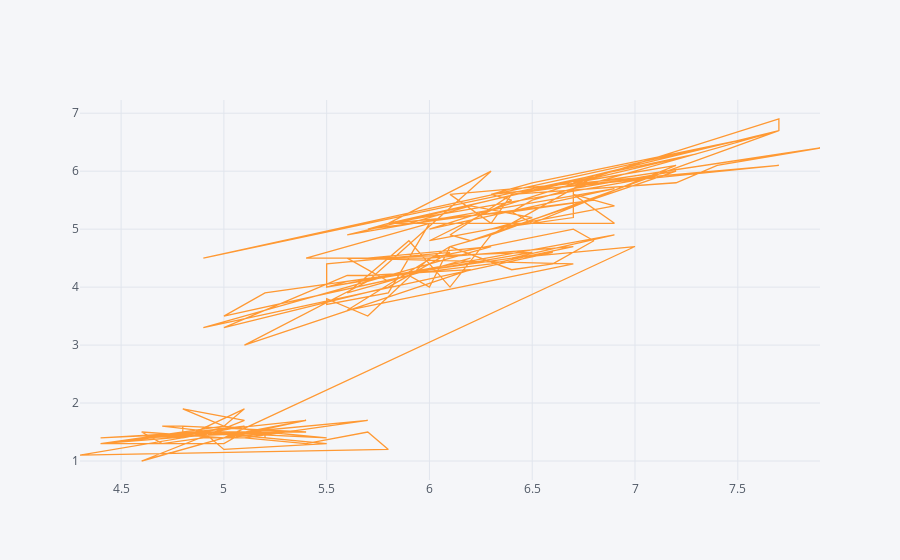

The notebook cell this image was saved under:
### Code cell
df.iplot(x='SepalLengthCm',y='PetalLengthCm')
# line graph is default

### Figure 1 — Plotly figure (JSON) as saved in the notebook; plotly's stock layout.template omitted (floating-point values rounded to 4 significant figures; data arrays with more than 128 entries replaced by an {"elided": "..."} marker saying what was removed)
{"data": [{"line": {"color": "rgba(255, 153, 51, 1.0)", "dash": "solid", "shape": "linear", "width": 1.3}, "mode": "lines", "name": "PetalLengthCm", "text": "", "type": "scatter", "x": {"elided": "150 float values"}, "y": {"elided": "150 float values"}}], "layout": {"legend": {"bgcolor": "#F5F6F9", "font": {"color": "#4D5663"}}, "paper_bgcolor": "#F5F6F9", "plot_bgcolor": "#F5F6F9", "title": {"font": {"color": "#4D5663"}}, "xaxis": {"gridcolor": "#E1E5ED", "showgrid": true, "tickfont": {"color": "#4D5663"}, "title": {"font": {"color": "#4D5663"}, "text": ""}, "zerolinecolor": "#E1E5ED"}, "yaxis": {"gridcolor": "#E1E5ED", "showgrid": true, "tickfont": {"color": "#4D5663"}, "title": {"font": {"color": "#4D5663"}, "text": ""}, "zerolinecolor": "#E1E5ED"}}}
